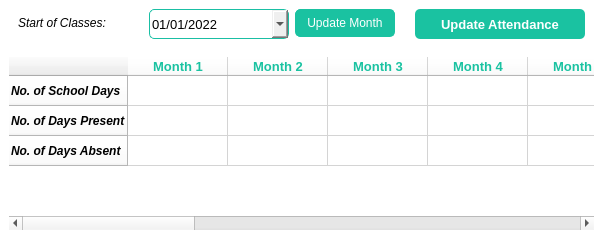
       <widget class="QFrame" name="attFrame">
        <property name="minimumSize">
         <size>
          <width>0</width>
          <height>0</height>
         </size>
        </property>
        <property name="maximumSize">
         <size>
          <width>16777215</width>
          <height>230</height>
         </size>
        </property>
        <property name="styleSheet">
         <string notr="true">QFrame{
	background-color: rgb(255, 255, 255);
border-radius: 10px;
}</string>
        </property>
        <property name="frameShape">
         <enum>QFrame::StyledPanel</enum>
        </property>
        <property name="frameShadow">
         <enum>QFrame::Raised</enum>
        </property>
        <layout class="QVBoxLayout" name="verticalLayout_5">
         <property name="spacing">
          <number>12</number>
         </property>
         <property name="leftMargin">
          <number>9</number>
         </property>
         <property name="topMargin">
          <number>0</number>
         </property>
         <property name="rightMargin">
          <number>0</number>
         </property>
         <property name="bottomMargin">
          <number>0</number>
         </property>
         <item>
          <widget class="QFrame" name="frame_6">
           <property name="minimumSize">
            <size>
             <width>0</width>
             <height>45</height>
            </size>
           </property>
           <property name="maximumSize">
            <size>
             <width>16777215</width>
             <height>60</height>
            </size>
           </property>
           <property name="frameShape">
            <enum>QFrame::StyledPanel</enum>
           </property>
           <property name="frameShadow">
            <enum>QFrame::Raised</enum>
           </property>
           <layout class="QHBoxLayout" name="horizontalLayout_4">
            <item>
             <widget class="QLabel" name="label_3">
              <property name="minimumSize">
               <size>
                <width>125</width>
                <height>0</height>
               </size>
              </property>
              <property name="maximumSize">
               <size>
                <width>125</width>
                <height>16777215</height>
               </size>
              </property>
              <property name="font">
               <font>
                <pointsize>9</pointsize>
                <italic>true</italic>
                <bold>false</bold>
               </font>
              </property>
              <property name="text">
               <string>Start of Classes:</string>
              </property>
             </widget>
            </item>
            <item>
             <widget class="QDateEdit" name="dateEdit">
              <property name="minimumSize">
               <size>
                <width>140</width>
                <height>30</height>
               </size>
              </property>
              <property name="maximumSize">
               <size>
                <width>180</width>
                <height>30</height>
               </size>
              </property>
              <property name="font">
               <font>
                <pointsize>10</pointsize>
               </font>
              </property>
              <property name="styleSheet">
               <string notr="true">QDateEdit{
border-radius: 5px;
border: 1px solid rgb(26, 191, 164);

}</string>
              </property>
              <property name="currentSection">
               <enum>QDateTimeEdit::MonthSection</enum>
              </property>
              <property name="displayFormat">
               <string>MM/dd/yyyy</string>
              </property>
              <property name="calendarPopup">
               <bool>true</bool>
              </property>
              <property name="currentSectionIndex">
               <number>0</number>
              </property>
              <property name="date">
               <date>
                <year>2022</year>
                <month>1</month>
                <day>1</day>
               </date>
              </property>
             </widget>
            </item>
            <item>
             <widget class="QPushButton" name="updMonthBtn">
              <property name="minimumSize">
               <size>
                <width>100</width>
                <height>28</height>
               </size>
              </property>
              <property name="maximumSize">
               <size>
                <width>150</width>
                <height>16777215</height>
               </size>
              </property>
              <property name="font">
               <font>
                <pointsize>9</pointsize>
               </font>
              </property>
              <property name="cursor">
               <cursorShape>PointingHandCursor</cursorShape>
              </property>
              <property name="styleSheet">
               <string notr="true">QPushButton{
color: rgb(255, 255, 255);
	border-radius: 5px;
	border: 1px solid rgb(26, 194, 161);
	background-color: rgb(26, 194, 161);
}
QPushButton:hover{
	background-color: rgb(19, 140, 116);
}
QPushButton:focus{
background-color: rgb(255, 255, 255);
	color: rgb(26, 194, 161);
 	border-radius: 5px;
}</string>
              </property>
              <property name="text">
               <string>Update Month</string>
              </property>
             </widget>
            </item>
            <item>
             <widget class="QLabel" name="startClassDate">
              <property name="font">
               <font>
                <pointsize>10</pointsize>
                <italic>false</italic>
                <bold>true</bold>
               </font>
              </property>
              <property name="text">
               <string/>
              </property>
              <property name="alignment">
               <set>Qt::AlignCenter</set>
              </property>
             </widget>
            </item>
            <item>
             <widget class="QPushButton" name="updAttBtn">
              <property name="minimumSize">
               <size>
                <width>170</width>
                <height>30</height>
               </size>
              </property>
              <property name="maximumSize">
               <size>
                <width>170</width>
                <height>30</height>
               </size>
              </property>
              <property name="font">
               <font>
                <pointsize>10</pointsize>
                <bold>true</bold>
               </font>
              </property>
              <property name="cursor">
               <cursorShape>PointingHandCursor</cursorShape>
              </property>
              <property name="styleSheet">
               <string notr="true">QPushButton:focus{
color: rgb(0, 0, 0);
	border-radius: 5px;
	border: 2px solid rgb(26, 194, 161);
	background-color: rgb(255, 255, 255);
}
QPushButton:hover{
	background-color: rgb(19, 140, 116);
}
QPushButton{
background-color: rgb(26, 194, 161);
	color: rgb(255, 255, 255);
 	border-radius: 5px;
}</string>
              </property>
              <property name="text">
               <string>Update Attendance</string>
              </property>
             </widget>
            </item>
           </layout>
          </widget>
         </item>
         <item>
          <widget class="QTableWidget" name="attTable">
           <property name="styleSheet">
            <string notr="true">QTableView::item:selected  {
	color: rgb(255, 255, 255);
	background-color: rgb(26, 194, 161);
}
QScrollArea{
	background-color: rgb(255, 255, 255);
}
	QScrollBar:horizontal{
         border: none;
         background: rgb(255, 255, 255);
         height: 18px;
         margin: 5px 26px 5px 26px;
        }
        QScrollBar::handle:horizontal {
            background: lightgray;
            min-width: 20px;
        }
        QScrollBar::add-line:horizontal {
            background:rgb(255, 255, 255);
            width: 20px;
            subcontrol-position: right;
            subcontrol-origin: margin;  
        }
        QScrollBar::sub-line:horizontal {
            background: rgb(255, 255, 255);
            width: 20px;
            subcontrol-position: top left;
            subcontrol-origin: margin;
            position: absolute;
        }
        QScrollBar:left-arrow:horizontal, QScrollBar::right-arrow:horizontal {
            width: 26px;
            height: 26px;
            background: none;
        }
QScrollBar::left-arrow {
    image: url(&quot;c:/LMS_appVer2/icons/arrowLeft.png&quot;);
}
QScrollBar::right-arrow {
    image: url(&quot;c:/LMS_appVer2/icons/arrowRight.png&quot;);
}</string>
           </property>
           <row>
            <property name="text">
             <string>No. of School Days</string>
            </property>
            <property name="font">
             <font>
              <pointsize>9</pointsize>
              <italic>true</italic>
              <bold>true</bold>
             </font>
            </property>
           </row>
           <row>
            <property name="text">
             <string>No. of Days Present</string>
            </property>
            <property name="font">
             <font>
              <pointsize>9</pointsize>
              <italic>true</italic>
              <bold>true</bold>
             </font>
            </property>
           </row>
           <row>
            <property name="text">
             <string>No. of Days Absent</string>
            </property>
            <property name="font">
             <font>
              <pointsize>9</pointsize>
              <italic>true</italic>
              <bold>true</bold>
             </font>
            </property>
           </row>
           <column>
            <property name="text">
             <string>Month 1</string>
            </property>
            <property name="font">
             <font>
              <pointsize>10</pointsize>
              <bold>true</bold>
             </font>
            </property>
            <property name="foreground">
             <brush brushstyle="SolidPattern">
              <color alpha="255">
               <red>26</red>
               <green>194</green>
               <blue>161</blue>
              </color>
             </brush>
            </property>
           </column>
           <column>
            <property name="text">
             <string>Month 2</string>
            </property>
            <property name="font">
             <font>
              <pointsize>10</pointsize>
              <bold>true</bold>
             </font>
            </property>
            <property name="foreground">
             <brush brushstyle="SolidPattern">
              <color alpha="255">
               <red>26</red>
               <green>194</green>
               <blue>161</blue>
              </color>
             </brush>
            </property>
           </column>
           <column>
            <property name="text">
             <string>Month 3</string>
            </property>
            <property name="font">
             <font>
              <pointsize>10</pointsize>
              <bold>true</bold>
             </font>
            </property>
            <property name="foreground">
             <brush brushstyle="SolidPattern">
              <color alpha="255">
               <red>26</red>
               <green>194</green>
               <blue>161</blue>
              </color>
             </brush>
            </property>
           </column>
           <column>
            <property name="text">
             <string>Month 4</string>
            </property>
            <property name="font">
             <font>
              <pointsize>10</pointsize>
              <bold>true</bold>
             </font>
            </property>
            <property name="foreground">
             <brush brushstyle="SolidPattern">
              <color alpha="255">
               <red>26</red>
               <green>194</green>
               <blue>161</blue>
              </color>
             </brush>
            </property>
           </column>
           <column>
            <property name="text">
             <string>Month 5</string>
            </property>
            <property name="font">
             <font>
              <pointsize>10</pointsize>
              <bold>true</bold>
             </font>
            </property>
            <property name="foreground">
             <brush brushstyle="SolidPattern">
              <color alpha="255">
               <red>26</red>
               <green>194</green>
               <blue>161</blue>
              </color>
             </brush>
            </property>
           </column>
           <column>
            <property name="text">
             <string>Month 6</string>
            </property>
            <property name="font">
             <font>
              <pointsize>10</pointsize>
              <bold>true</bold>
             </font>
            </property>
            <property name="foreground">
             <brush brushstyle="SolidPattern">
              <color alpha="255">
               <red>26</red>
               <green>194</green>
               <blue>161</blue>
              </color>
             </brush>
            </property>
           </column>
           <column>
            <property name="text">
             <string>Month 7</string>
            </property>
            <property name="font">
             <font>
              <pointsize>10</pointsize>
              <bold>true</bold>
             </font>
            </property>
            <property name="foreground">
             <brush brushstyle="SolidPattern">
              <color alpha="255">
               <red>26</red>
               <green>194</green>
               <blue>161</blue>
              </color>
             </brush>
            </property>
           </column>
           <column>
            <property name="text">
             <string>Month 8</string>
            </property>
            <property name="font">
             <font>
              <pointsize>10</pointsize>
              <bold>true</bold>
             </font>
            </property>
            <property name="foreground">
             <brush brushstyle="SolidPattern">
              <color alpha="255">
               <red>26</red>
               <green>194</green>
               <blue>161</blue>
              </color>
             </brush>
            </property>
           </column>
           <column>
            <property name="text">
             <string>Month 9</string>
            </property>
            <property name="font">
             <font>
              <pointsize>10</pointsize>
              <bold>true</bold>
             </font>
            </property>
            <property name="foreground">
             <brush brushstyle="SolidPattern">
              <color alpha="255">
               <red>26</red>
               <green>194</green>
               <blue>161</blue>
              </color>
             </brush>
            </property>
           </column>
           <column>
            <property name="text">
             <string>Month 10</string>
            </property>
            <property name="font">
             <font>
              <pointsize>10</pointsize>
              <bold>true</bold>
             </font>
            </property>
            <property name="foreground">
             <brush brushstyle="SolidPattern">
              <color alpha="255">
               <red>26</red>
               <green>194</green>
               <blue>161</blue>
              </color>
             </brush>
            </property>
           </column>
           <column>
            <property name="text">
             <string>Month 11</string>
            </property>
            <property name="font">
             <font>
              <pointsize>10</pointsize>
              <bold>true</bold>
             </font>
            </property>
            <property name="foreground">
             <brush brushstyle="SolidPattern">
              <color alpha="255">
               <red>26</red>
               <green>194</green>
               <blue>161</blue>
              </color>
             </brush>
            </property>
           </column>
           <column>
            <property name="text">
             <string>Month 12</string>
            </property>
            <property name="font">
             <font>
              <pointsize>10</pointsize>
              <bold>true</bold>
             </font>
            </property>
            <property name="foreground">
             <brush brushstyle="SolidPattern">
              <color alpha="255">
               <red>26</red>
               <green>194</green>
               <blue>161</blue>
              </color>
             </brush>
            </property>
           </column>
           <column>
            <property name="text">
             <string>Total</string>
            </property>
            <property name="font">
             <font>
              <pointsize>10</pointsize>
              <bold>true</bold>
             </font>
            </property>
            <property name="foreground">
             <brush brushstyle="SolidPattern">
              <color alpha="255">
               <red>0</red>
               <green>0</green>
               <blue>0</blue>
              </color>
             </brush>
            </property>
           </column>
          </widget>
         </item>
        </layout>
       </widget>
